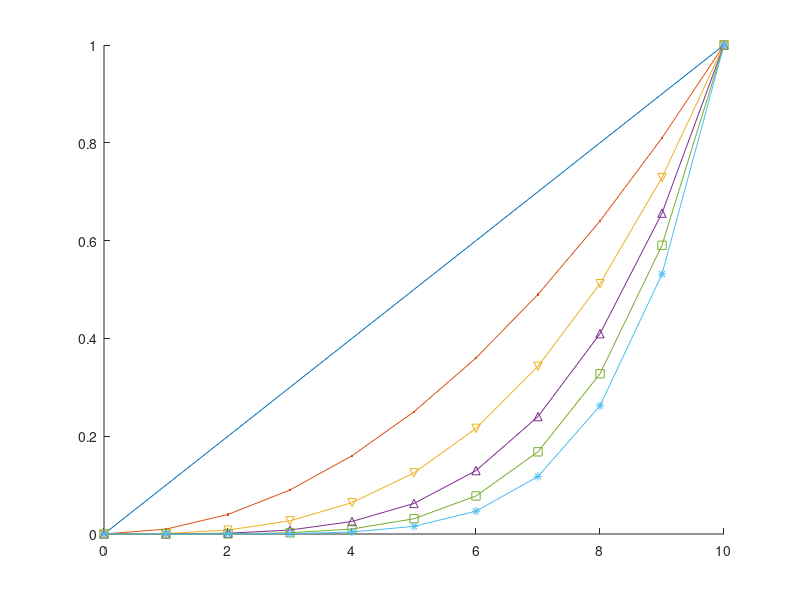

MATLAB code for this plot: (Note: this script raises an error after producing the figure.)
%RESIZE_LEGEND_TEST - Demo script for RESIZE_LEGEND
%
% Syntax:  resize_legend_test
%
% See also: RESIZE_LEGEND, LEGEND

% Author: Denis Gilbert, Ph.D., physical oceanography
% Maurice Lamontagne Institute, Dept. of Fisheries and Oceans Canada
% http://www.qc.dfo-mpo.gc.ca/iml/
% December 1999; Last revision: 21-Aug-2002


%Create synthetic data 
x = 0:10;
y1 = x/10;
y2 = x.^2/100; 
y3 = x.^3/1000;
y4 = x.^4/10000;
y5 = x.^5/100000;
y6 = x.^6/1000000;

%Plot the data
figTest = figure;
hold on
plot (x, y1, '-')
plot (x, y2, '.-')
plot (x, y3, 'v-')
plot (x, y4, '^-')
plot (x, y5, 's-')
plot (x, y6, '*-')

%Produce legend
hL = legend (...
   'Line 1', ...
   'Line 2', ...
   'Line 3', ...
   'Line 4', ...
   'Line 5', ...
   'Line 6',2);

%Display interactive dialog
disp(' ');
disp('Hit the space bar to increase legend size by a factor of 1.5');
disp(' ');
pause

%Increase legend fontsize by a factor of 1.5
resize_legend(hL, 1.5)
% legend('boxoff')

disp(' ');
disp('You may need to reposition the legend''s position')
disp('manually by dragging it with the mouse');
disp(' ');

%------------- END OF CODE --------------